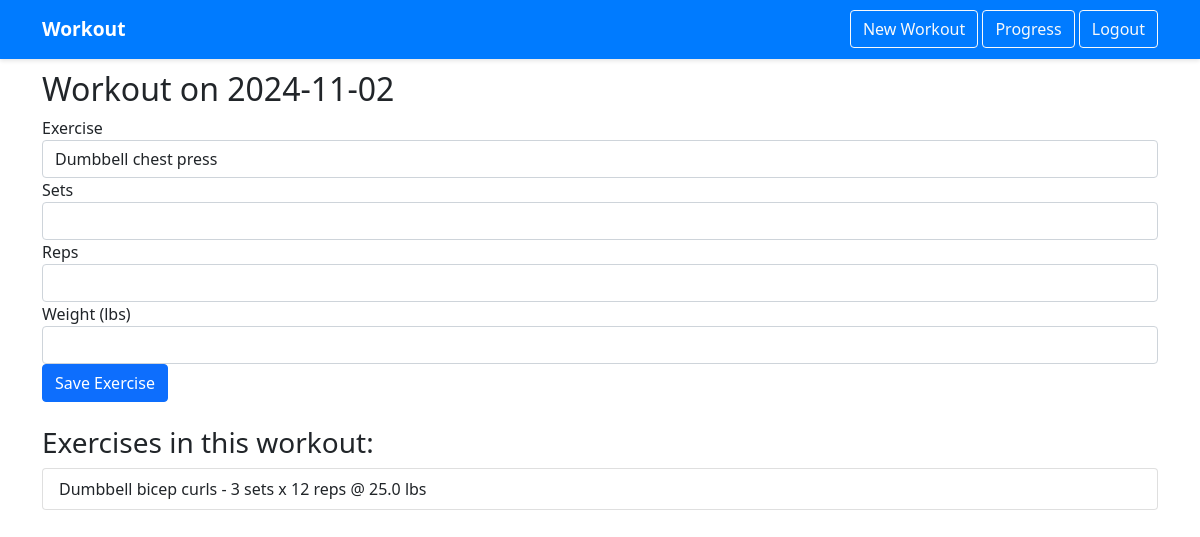
The page /workout/1 (signed in) on the database as committed earlier.
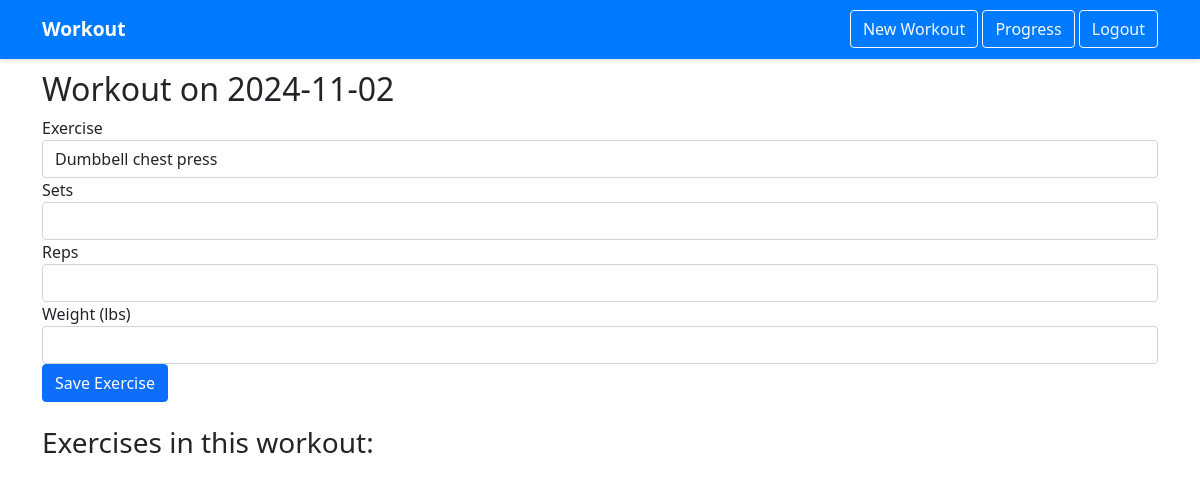
The same page on the database as committed later.
### my_new_app/models.py (models this page shows)
class Exercise(db.Model):
    id = db.Column(db.Integer, primary_key=True)
    workout_id = db.Column(db.Integer, db.ForeignKey('workout.id'), nullable=False)
    exercise_type = db.Column(db.String(100), nullable=False)
    sets = db.Column(db.Integer, nullable=False)
    reps = db.Column(db.Integer, nullable=False)
    weight = db.Column(db.Float, nullable=False)

### my_new_app/routes.py (the view, shortened to what this page needs)
@app.route("/workout/<int:workout_id>", methods=['GET', 'POST'])
@login_required
def workout(workout_id):
    workout = Workout.query.get_or_404(workout_id)
    if workout.user != current_user:
        flash('You cannot access this workout.', 'danger')
        return redirect(url_for('home'))
    form = ExerciseForm()
    return render_template('workout.html',
                         title='Workout',
                         workout=workout,
                         form=form,
                         exercise_types=EXERCISE_TYPES)

### my_new_app/forms.py
class ExerciseForm(FlaskForm):
    sets = IntegerField('Sets', validators=[DataRequired()])
    reps = IntegerField('Reps', validators=[DataRequired()])
    weight = FloatField('Weight (lbs)', validators=[DataRequired()])
    submit = SubmitField('Save Exercise')

### my_new_app/models.py (called while the page is built)
@login_manager.user_loader
def load_user(user_id):
    return User.query.get(int(user_id))

### my_new_app/templates/workout.html (shortened to what this page needs)
{% extends "base.html" %}
{% block content %}
    <div class="content-section">
        <h2>Workout on {{ workout.date.strftime('%Y-%m-%d') }}</h2>
        <form method="POST" action="">
            <div class="form-group">
                <label for="exercise_type">Exercise</label>
                <select name="exercise_type" class="form-control" required>
                    {% for exercise in exercise_types %}
                        <option value="{{ exercise }}">{{ exercise }}</option>
                    {% endfor %}
                </select>
            </div>
            <div class="form-group">
                {{ form.sets.label(class="form-control-label") }}
                {{ form.sets(class="form-control") }}
            </div>
            <div class="form-group">
                {{ form.reps.label(class="form-control-label") }}
                {{ form.reps(class="form-control") }}
            </div>
            <div class="form-group">
                {{ form.weight.label(class="form-control-label") }}
                {{ form.weight(class="form-control") }}
            </div>
            {{ form.submit(class="btn btn-primary") }}
        </form>
        <h3 class="mt-4">Exercises in this workout:</h3>
        <ul class="list-group">
            {% for exercise in workout.exercises %}
                <li class="list-group-item">
                    {{ exercise.exercise_type }} -
                    {{ exercise.sets }} sets x
                    {{ exercise.reps }} reps @
                    {{ exercise.weight }} lbs
                </li>
            {% endfor %}
        </ul>
    </div>
{% endblock content %}

Rows that differ between the two databases and show on the page:
removed Exercise: exercise_type "Dumbbell bicep curls", sets "3", reps "12", weight "25.0"
